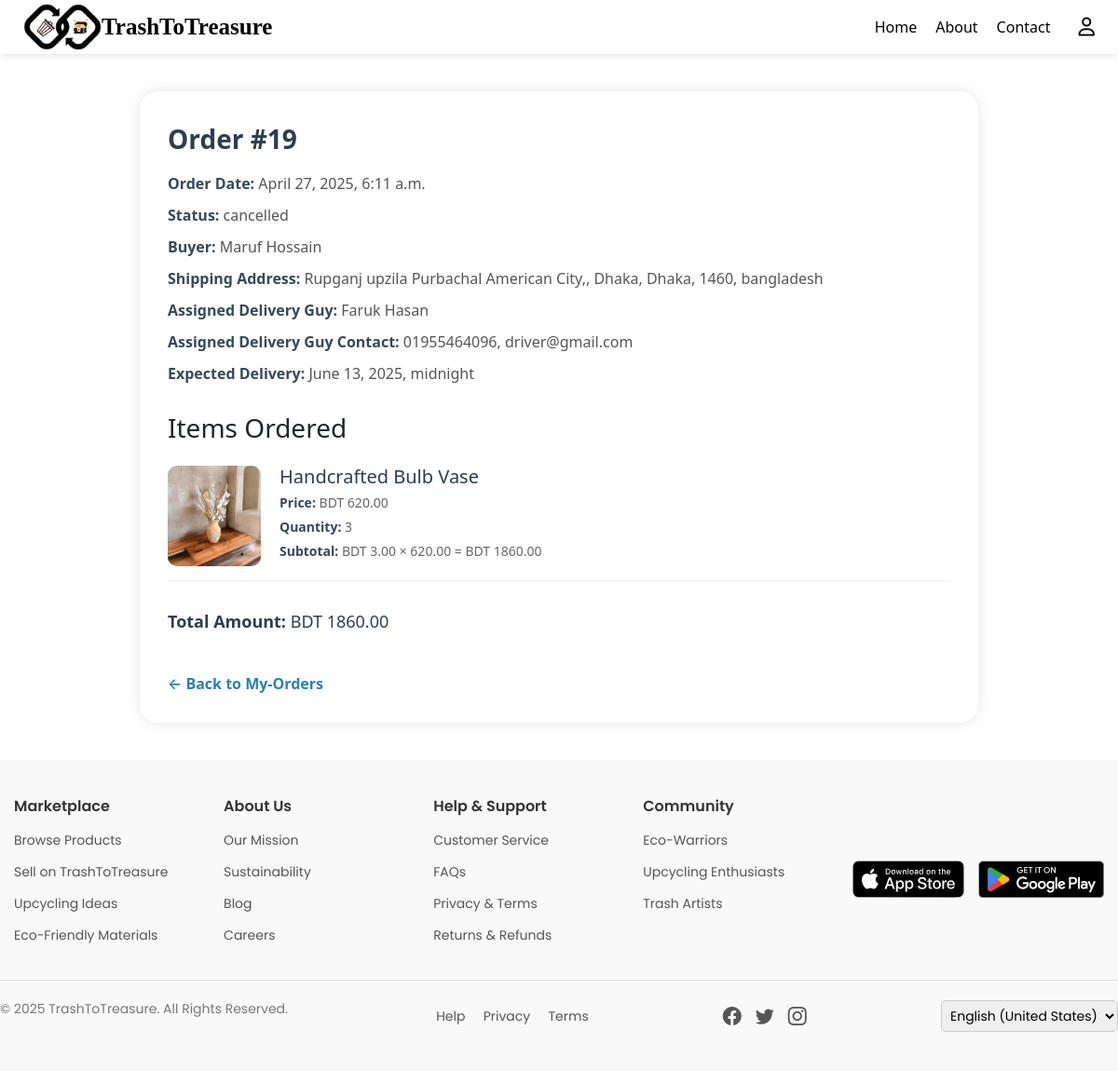
Page /order/19/ on the earlier database version.
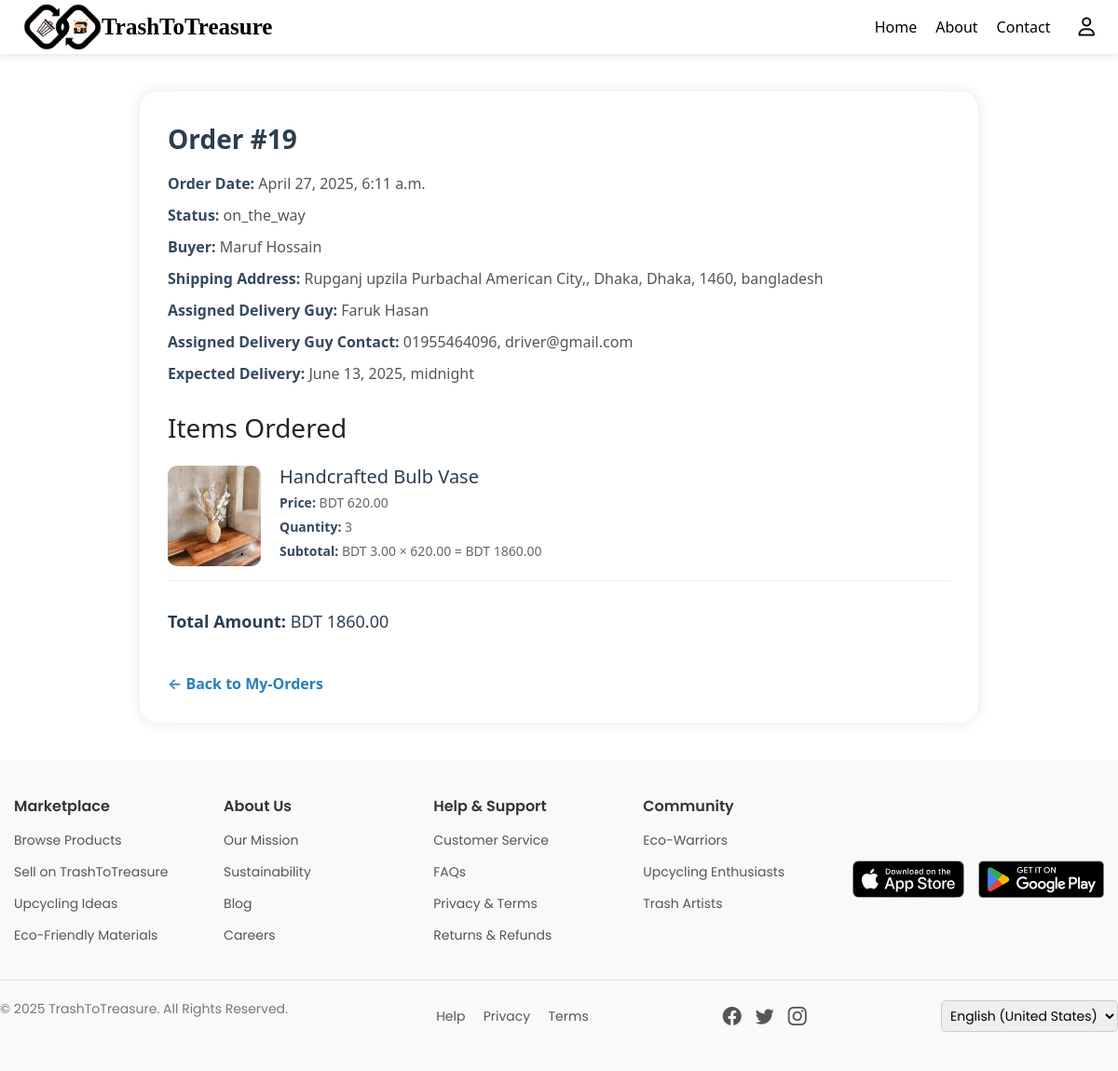
Same page on the later database version.
### marketplace/models.py (models this page shows, shortened)
class Order(models.Model):
    PAYMENT_CHOICES = [
        ('sslcommerz', 'SSLCommerz'),
        ('cod', 'Cash on Delivery'),
    ]
    PAYMENT_STATUS_CHOICES = [
        ('pending', 'Pending'),
        ('paid', 'Paid'),
        ('failed', 'Failed'),
    ]
    DELIVERY_STATUS_CHOICES = [
        ('ready', 'Ready to Ship'),
        ('packed', 'Packed'),
        ('on_the_way', 'On the Way'),
        ('delivered', 'Delivered'),
        ('cancelled', 'Cancelled'),
        ('returned', 'Returned'),
    ]
    buyer = models.ForeignKey(User, on_delete=models.CASCADE)
    first_name = models.CharField(max_length=50, blank=True, null=True)
    last_name = models.CharField(max_length=50, blank=True, null=True)
    company = models.CharField(max_length=100, blank=True, null=True)
    country = models.CharField(max_length=50, blank=True, null=True)
    street_address = models.CharField(max_length=255, blank=True, null=True)
    city = models.CharField(max_length=50, blank=True, null=True)
    state = models.CharField(max_length=50, blank=True, null=True)
    zip_code = models.CharField(max_length=10, blank=True, null=True)
    phone = models.CharField(max_length=20, blank=True, null=True)
    email = models.EmailField(blank=True, null=True)
    payment_method = models.CharField(max_length=20, choices=PAYMENT_CHOICES)
    payment_status = models.CharField(max_length=20, choices=PAYMENT_STATUS_CHOICES, default='pending')
    delivery_status = models.CharField(max_length=20, choices=DELIVERY_STATUS_CHOICES, default='ready')
    total_amount = models.DecimalField(max_digits=10, decimal_places=2)
    created_at = models.DateTimeField(auto_now_add=True)
    assigned_delivery_guy = models.ForeignKey(
        User,
        on_delete=models.SET_NULL,
        null=True,
        blank=True,
        related_name='assigned_orders'
    )
    expected_delivery = models.DateTimeField(null=True, blank=True)

### users/models.py (models this page shows, shortened)
class CustomUser(AbstractUser):
    name = models.CharField(max_length=100)
    email = models.EmailField(unique=True)
    phone = models.CharField(max_length=15)
    role = models.CharField(max_length=10, choices=ROLE_CHOICES)
    account_status = models.CharField(max_length=10, choices=ACCOUNT_STATUS_CHOICES, default='active')
    objects = CustomUserManager()  # ✅ Use your custom manager
    REQUIRED_FIELDS = ['email']
    USERNAME_FIELD = 'username'

### marketplace/views.py (the view, shortened to what this page needs)
# urls.py: path('order/<int:order_id>/', views.order_details, name='order_details'),
def order_details(request, order_id):
    order = get_object_or_404(Order, id=order_id)
    ordered_items = order.items.all()
    for item in ordered_items:
        item.subtotal = item.quantity * item.price
    pending_review = False
    return render(request, 'order_details.html', {
        'order': order,
        'ordered_items': ordered_items,
        'pending_review': pending_review,
    })

### marketplace/templates/order_details.html (shortened to what this page needs)
{% load static %}
{% include "header.html" %}
<!DOCTYPE html>
<html lang="en">
<head>
    <link rel="stylesheet" href="{% static 'css/buyer_profile.css' %}">
</head>
<body>
<div class="order-container">
    <div class="order-header">Order #{{ order.id }}</div>
    <div class="order-meta"><span class="product-label">Order Date:</span> {{ order.created_at }}</div>
    <div class="order-meta"><span class="product-label">Status:</span> {{ order.delivery_status }}</div>
    <div class="order-meta"><span class="product-label">Buyer:</span> {{ order.buyer.name }}</div>
    <div class="order-meta">
        <span class="product-label">Shipping Address:</span>
        {{ order.street_address }}, {{ order.city }}, {{ order.state }}, {{ order.zip_code }}, {{ order.country }}
    </div>
    <div class="order-meta">
        <span class="product-label">Assigned Delivery Guy:</span>
        {{ order.assigned_delivery_guy.name }}
    </div>
    <div class="order-meta">
        <span class="product-label">Assigned Delivery Guy Contact:</span>
        {{ order.assigned_delivery_guy.phone }}, {{ order.assigned_delivery_guy.email }}
    </div>
    <div class="order-meta"><span class="product-label">Expected Delivery:</span>
         {{ order.expected_delivery }}</div>
    <div class="order-items">
        <h3>Items Ordered</h3>
        {% for item in ordered_items %}
            <div class="order-item">
                {% if item.content_type.model == 'upcycledproduct' %}
                    <img src="{{ item.item.product_images.url }}" alt="{{ item.item.product_name }}" class="item-image">
                {% elif item.content_type.model == 'trashitem' %}
                    <img src="{{ item.item.images.url }}" alt="{{ item.item.material_name }}" class="item-image">
                {% endif %}
                <div class="item-info">
                    {% if item.content_type.model == 'upcycledproduct' %}
                        <h4>
                            <a href="{% url 'upcycled_product_details' slug=item.item.slug %}">
                                {{ item.item.product_name }}
                            </a>
                        </h4>
                    {% elif item.content_type.model == 'trashitem' %}
                        <h4>
                            <a href="{% url 'trash_item_details' slug=item.item.slug %}">
                                {{ item.item.material_name }}
                            </a>
                        </h4>
                    {% endif %}
                    <p><span class="product-label">Price:</span> BDT {{ item.price }}</p>
                    <p><span class="product-label">Quantity:</span> {{ item.quantity }}</p>
                    <p><span class="product-label">Subtotal:</span> BDT {{ item.quantity|floatformat:2 }} × {{ item.price }} = BDT {{ item.subtotal|floatformat:2 }}</p>
                </div>
            </div>
        {% endfor %}
    </div>
    <div class="order-summary">
        <p><strong>Total Amount:</strong> BDT {{ order.total_amount }}</p>
    </div>
    <a href="{% url 'my_orders' %}" class="back-link">← Back to My-Orders</a>
</div>
</body>
</html>
{% include "footer.html" %}

Differences in the rows shown:
changed Order "Rupganj upzila Purbachal American City,": delivery_status "cancelled" → "on_the_way"
